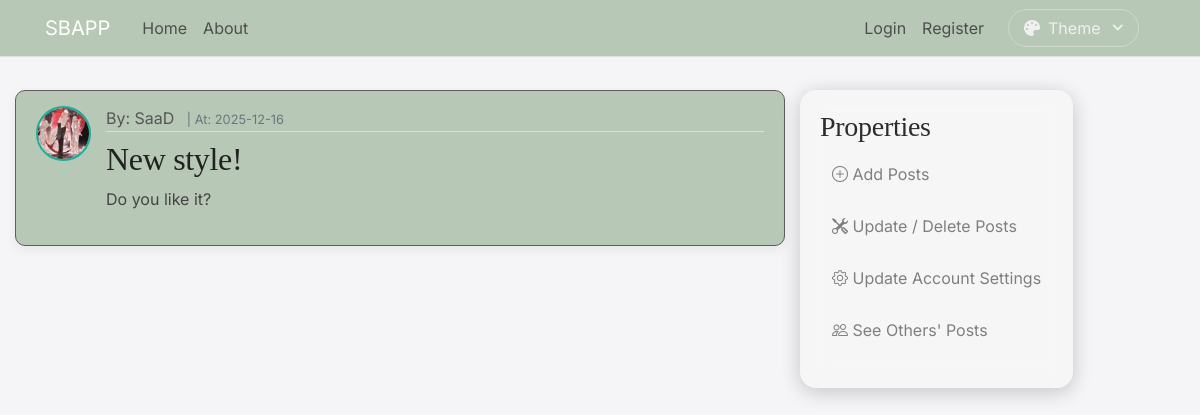
The page /post/18 on the database its author committed.
### app/models.py (models this page shows, shortened)
class User(db.Model, UserMixin):
    id = db.Column(db.Integer, primary_key=True)
    username = db.Column(db.String(20), unique=True, nullable=False)
    email = db.Column(db.String(120), unique=True, nullable=False)
    image_file = db.Column(db.String(40), nullable=False, default='default.jpg')
    password = db.Column(db.String(60), nullable=False)
    posts = db.relationship('Post', backref='author', lazy=True)

class Post(db.Model):
    id = db.Column(db.Integer, primary_key=True)
    title = db.Column(db.String(100), nullable=False)
    date_posted = db.Column(db.DateTime, nullable=False, default=datetime.utcnow)
    content = db.Column(db.Text, nullable=False)
    user_id = db.Column(db.Integer, db.ForeignKey('user.id'), nullable=False)

### app/posts/routes.py (the view)
@posts.route("/post/<int:post_id>")
def post(post_id):
    post_obj = Post.query.get_or_404(post_id)
    return render_template("post.html", title=post_obj.title, post=post_obj)

### app/templates/post.html (shortened to what this page needs)
{% extends "layout.html" %}
{% block content %}
        <article class="media content-section">
          <img class="post-author-img" src="{{ url_for('static', filename='pics/' + post.author.image_file) }}">
          <div class="media-body">
            <div class="article-metadata">
              <a class="mr-2" href="{{url_for('user.user_posts', username=post.author.username)}}">By: {{ post.author.username }}</a>
              <small class="text-muted">| At: {{ post.date_posted.strftime('%Y-%m-%d') }}</small>
            </div>
            <h2 class="article-title">{{ post.title }}</h2>
            <p class="article-content">{{ post.content }}</p>
          </div>
        </article>
{% endblock content %}

### app/static/css/design.css (style rules this page uses)
body { background: #f5f5f7; color: #333333; margin-top: 5rem; font-family: "Segoe UI", Arial, sans-serif; }
h1, h2, h3, h4, h5, h6 { color: #2c2c2c; }
.content-section { background: #b8c8b6; color: #333333; padding: 15px 20px; border: 1px solid #615d5d; border-radius: 10px; margin-bottom: 20px; box-shadow: 0 4px 12px rgba(0, 0, 0, 0.06); }
.article-title { color: #222222; }
.article-content { white-space: pre-line; color: #444444; line-height: 1.7; }
.post-author-img { width: 55px; height: 55px; object-fit: cover; border-radius: 50%; margin-right: 15px; border: 2px solid #0fb39a; }
.article-metadata { padding-bottom: 1px; margin-bottom: 8px; border-bottom: 1px solid #dedede; color: #777777; }
.article-metadata a { color: #555555; }
:root { --font-body: 'Inter', system-ui, sans-serif; --font-heading: 'Playfair Display', serif; }
body { font-family: var(--font-body); }
h1, h2, h3, .post-title { font-family: var(--font-heading); letter-spacing: -0.01em; }

### rows shown on the page
User: image_file (picture), author.username "SaaD"
Post: date_posted "2025-12-16", title "New style!", content "Do you like it?"
